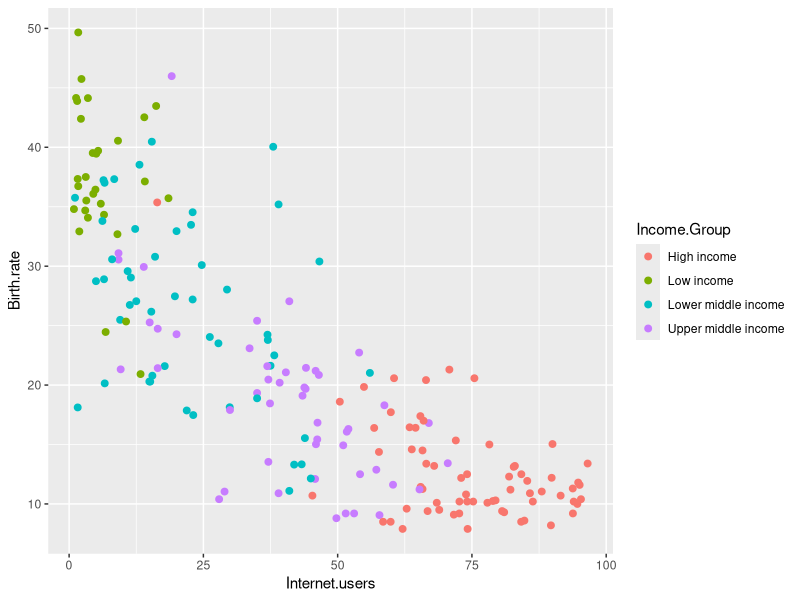

Reproduce this figure in R.
#Start of the Project

#Loading the required library
library(ggplot2)

#Reading the File

stats <- read.csv("DemographicData.csv")


#Exploring the DataSet
str(stats)

head(stats)
tail(stats)

summary(stats)


#The Countries where internet users are less than 2%.
filter <- stats$Internet.users < 2
stats[filter,]

#The Countries where birth rate is greater than 40 and internet users are less than 2%
stats[stats$Birth.rate > 40 & stats$Internet.users <2,]

#qplot(data = stats, x= Internet.users)

#Visualizing the DataSet
qplot(data=stats,x= Internet.users, y = Birth.rate, color = Income.Group,size=I(2))

